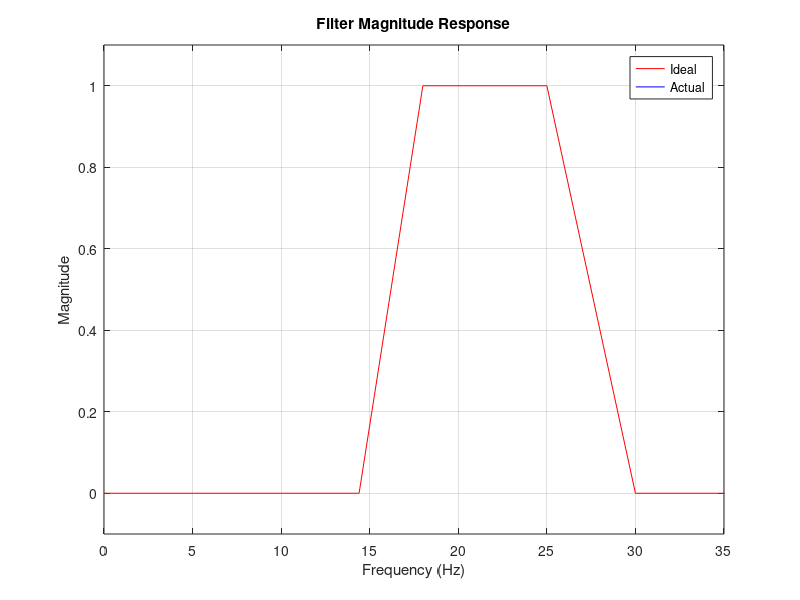

This figure's MATLAB source:
% This function test FIR filter
%
% Edited By Omid Amir Atashani
function testfilter_alpha()
nyquist = 500;
lower_filter_bound = 18; % Hz
upper_filter_bound = 25; % Hz
transition_width   = 0.2;
filter_order       = 1500;

ffrequencies  = [ 0 (1-transition_width)*lower_filter_bound lower_filter_bound upper_filter_bound (1+transition_width)*upper_filter_bound nyquist ]/nyquist;
idealresponse = [ 0 0 1 1 0 0 ];
filterweights = firls(filter_order,ffrequencies,idealresponse);

% Compute the frequency response of the filter
[H,w] = freqz(filterweights, 1, 'half', nyquist*2); % 'half' computes the response at frequencies around [0, nyquist]
f = w/(2*pi) * nyquist*2;  % Convert frequency points from rad/sample to Hz

% Normalize the actual filter response for visual comparison ease
H_normalized = abs(H)./max(abs(H));

% Create the figure
figure;

% Plot magnitude response
plot(ffrequencies*nyquist, idealresponse, 'r'); % Plot ideal response
hold on;
plot(f, H_normalized, 'b'); % Plot actual filter response
set(gca,'ylim',[-.1 1.1],'xlim',[0 35]);
legend({'Ideal', 'Actual'});
title('Filter Magnitude Response');
xlabel('Frequency (Hz)');
ylabel('Magnitude');
grid on;

% Plot phase response
% figure
% phase_response = rad2deg(unwrap(angle(H)));  % Compute phase response, unwrap it, and convert to degrees
% plot(f, phase_response, 'b');
% set(gca,'ylim',[-1400 0],'xlim',[lower_filter_bound upper_filter_bound]);
% title('Filter Phase Response');
% xlabel('Frequency (Hz)');
% ylabel('Phase (degrees)');
%grid on;

end